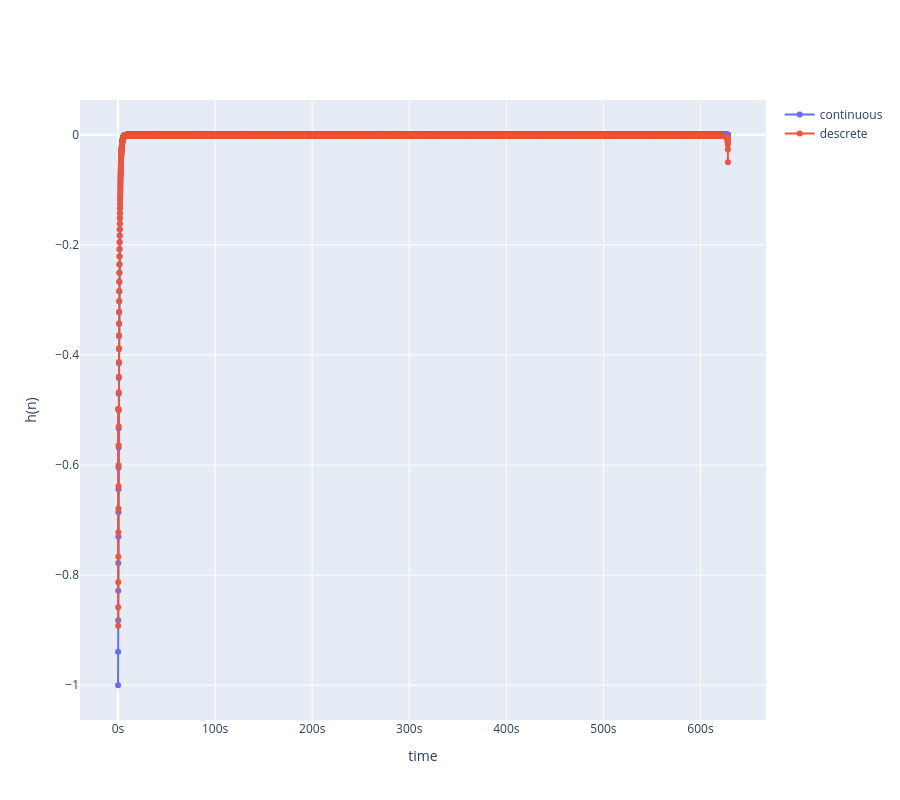

Notebook cell for this chart:
### Code cell
# d) 
# Berechne Impulsantwort aus Übertragungsfunktion 
# mit inverser Fouriertransformation

# # Option 1: manuel
# h = np.zeros(N, dtype=complex)
# for n in range(N):
#    h[n] = np.sum(H_disk * np.exp(1.0 * 1j * n * np.arange(N) * 2 * np.pi / N))

# Option 2: mit einer Toolbox
from scipy.fft import ifft
h = ifft(H_disk)

h = np.real(h)  # richtige Gewichtung
h = h / (T / 2) # auf richtige Zeitbasis beziehen

# Zeitbasis
t = np.arange(N) * T

# kontinuierliche "Lösung"
h_cont = -1 / tau * np.exp(-t / tau)

fig = go.Figure()
fig.add_trace(
    go.Scatter(
        x=t,
        y=h_cont,
        name='continuous',
        mode='lines+markers'
    )
)
fig.add_trace(
    go.Scatter(
        x=t,
        y=h,
        name='descrete',
        mode='lines+markers'
    )
)
fig.update_layout(
    height=800,
    xaxis=dict(
        title='time', 
        ticksuffix='s',
        # range=[0, 1],
    ),
    yaxis=dict(
        title='h(n)', 
        # type="log"
    ),
)
fig.show()

### Figure 1 — Plotly figure (JSON) as saved in the notebook; plotly's stock layout.template omitted (floating-point values rounded to 4 significant figures; data arrays with more than 128 entries replaced by an {"elided": "..."} marker saying what was removed)
{"data": [{"mode": "lines+markers", "name": "continuous", "type": "scatter", "x": {"elided": "10000 float values"}, "y": {"elided": "10000 float values"}}, {"mode": "lines+markers", "name": "descrete", "type": "scatter", "x": {"elided": "10000 float values"}, "y": {"elided": "10000 float values"}}], "layout": {"height": 800, "xaxis": {"ticksuffix": "s", "title": {"text": "time"}}, "yaxis": {"title": {"text": "h(n)"}}}}
